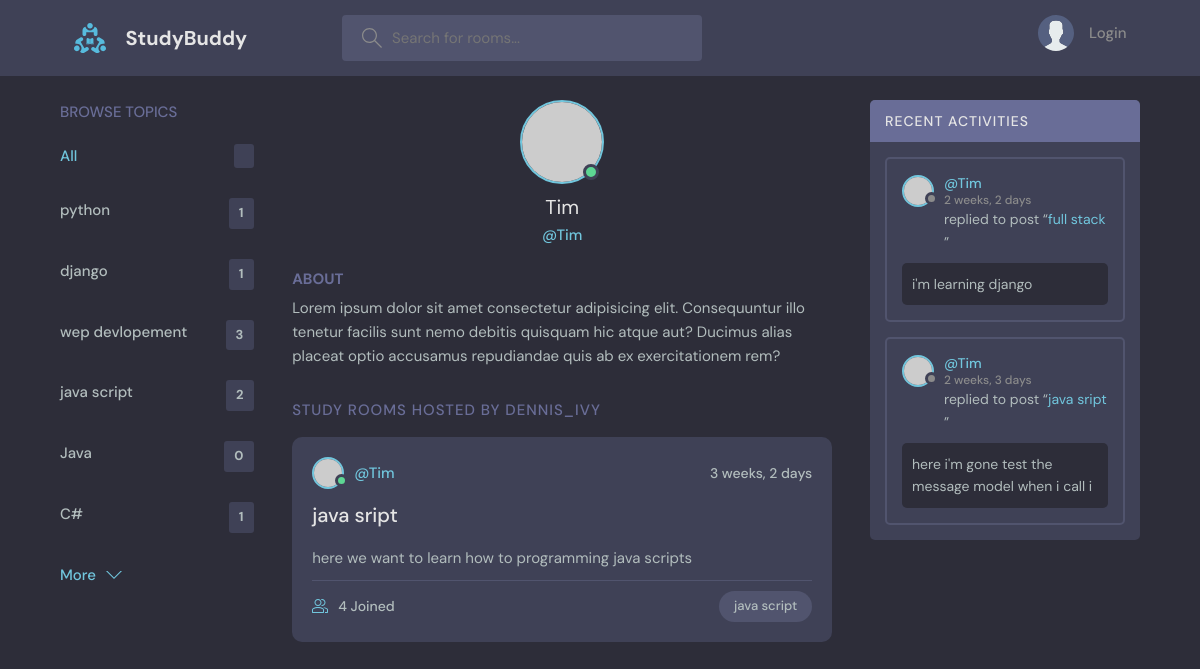
The app's page /profile/2/ with its own data.
### base/models.py (models this page shows)
class Topic(models.Model):
    name = models.CharField(max_length=200)
    def __str__(self):
        return self.name

class Room(models.Model):
    host = models.ForeignKey(User, on_delete=models.SET_NULL , null=True)
    topic= models.ForeignKey(Topic , on_delete=models.SET_NULL ,null= True)
    name = models.CharField(max_length= 200)
    descripation = models.TextField(null= True , blank= True)
    participants = models.ManyToManyField(User , related_name='participants' , blank=True)
    update = models.DateTimeField(auto_now= True)
    created = models.DateTimeField(auto_now_add=True)
    class Meta:
        ordering = ['-update','-created']
    def __str__(self):
        return self.name

class Message(models.Model):
    user = models.ForeignKey(User , on_delete=models.CASCADE)
    room = models.ForeignKey(Room , on_delete=models.CASCADE)
    update = models.DateTimeField(auto_now= True)
    created = models.DateTimeField(auto_now_add=True)
    body = models.TextField()
    class Meta:
        ordering = ['-update','-created']
    def __str__ (self):
        return self.body[0:50]

### base/views.py (the view)
# urls.py: path('profile/<str:pk>/',views.profileinfo , name = 'profile'),
def profileinfo(request , pk):
    user = User.objects.get(id = pk)
    room = user.room_set.all()
    topics = Topic.objects.all()
    messagefeed = user.message_set.all()
    context={'user':user , 'room':room ,'topics':topics ,'messagefeed':messagefeed}
    return render(request , 'base/profile.html' , context)

### base/templates/base/profile.html (shortened to what this page needs)
{% extends 'main.html'%}
{% block content %}
  <main class="profile-page layout layout--3">
    <div class="container">
        {%include 'base/topicscomp.html' %}
      <div class="roomList">
        <div class="profile">
          <div class="profile__avatar">
            <div class="avatar avatar--large active">
              <img src="https://randomuser.me/api/portraits/men/11.jpg" />
            </div>
          </div>
          <div class="profile__info">
            <h3>{{user.username}}</h3>
            <p>@{{user.username}}</p>
          </div>
          <div class="profile__about">
            <h3>About</h3>
            <p>
              Lorem ipsum dolor sit amet consectetur adipisicing elit. Consequuntur illo tenetur
              facilis sunt nemo debitis quisquam hic atque aut? Ducimus alias placeat optio
              accusamus repudiandae quis ab ex exercitationem rem?
            </p>
          </div>
        </div>
        <div class="roomList__header">
          <div>
            <h2>Study Rooms Hosted by dennis_ivy</a>
            </h2>
          </div>
        </div>
        {% for room in room%}
        <div class="roomListRoom">
          <div class="roomListRoom__header">
            <a href="{% url 'profile' user.id %}" class="roomListRoom__author">
              <div class="avatar avatar--small active">
                <img src="https://randomuser.me/api/portraits/men/11.jpg" />
              </div>
              <span>@{{user.username}}</span>
            </a>
            <div class="roomListRoom__actions">
              <span>{{room.created|timesince}}</span>
            </div>
          </div>
          <div class="roomListRoom__content">
            <a href="{% url 'room' room.id %}">{{room.name}}</a>
            <p>
              {{room.descripation}}
            </p>
          </div>
          <div class="roomListRoom__meta">
            <a class="roomListRoom__joined">
              {{room.participants.count}} Joined
            </a>
            <p class="roomListRoom__topic">{{room.topic}}</p>
          </div>
        </div>
        {% endfor %}
      </div>
      {% include 'base/activaty.html'%}
    </div>
  </main>
{% endblock content %}

### base/templates/base/topicscomp.html
<div class="topics">
  <a href="{% url 'topic' %} ">
    <div class="topics__header">
      <h2>Browse Topics</h2>
    </div>
  </a>
    <ul class="topics__list">
      <li>
        <a href="{% url 'home'%}" class="active">All <span>{{allroom_count}}</span></a>
      </li>
      {% for topic in topics %}
      <li>
        <a href="{%url 'home'%}?q={{topic.name}}">{{topic.name}} <span>{{topic.room_set.all.count}}</span></a>
      </li>
      {% endfor %}
    </ul>
    <a class="btn btn--link" href="{% url 'topic'%}">
      More
      <svg version="1.1" xmlns="http://www.w3.org/2000/svg" width="32" height="32" viewBox="0 0 32 32">
        <title>chevron-down</title>
        <path d="M16 21l-13-13h-3l16 16 16-16h-3l-13 13z"></path>
      </svg>
    </a>
  </div>

### base/templates/base/activaty.html (shortened to what this page needs)
{% load static %}
<div class="activities">
    <div class="activities__header">
      <h2>Recent Activities</h2>
    </div>
    {%for mess in messagefeed%}
    <div class="activities__box">
      <div class="activities__boxHeader roomListRoom__header">
        <a href="{% url 'profile' mess.user.id %}" class="roomListRoom__author">
          <div class="avatar avatar--small">
            <img src="https://randomuser.me/api/portraits/women/11.jpg" />
          </div>
          <p>
            @{{mess.user}}
            <span>{{mess.created|timesince}}</span>
          </p>
        </a>
      </div>
      <div class="activities__boxContent">
        <p>replied to post “<a href="{% url 'room' mess.room.id %}">{{mess.room}}</a>”</p>
        <div class="activities__boxRoomContent">
          {{mess}}
        </div>
      </div>
    </div>
    {% endfor %}
  </div>

### records on screen
Topic: name "python", room_set.all.count "1"
Topic: name "django", room_set.all.count "1"
Topic: name "wep devlopement", room_set.all.count "3"
Topic: name "java script", room_set.all.count "2"
Topic: name "Java", room_set.all.count "0"
Topic: name "C#", room_set.all.count "1"
Room: created "3 weeks, 2 days", name "java sript", descripation "here we want to learn how to programming java scripts", participants.count "4", topic "java script"
Message: user "Tim", created "2 weeks, 2 days", room "full stack", body "i'm learning django"
Message: user "Tim", created "2 weeks, 3 days", room "java sript", body "here i'm gone test the message model when i call i"

### other values on screen
{{ user.username }} "Tim"
